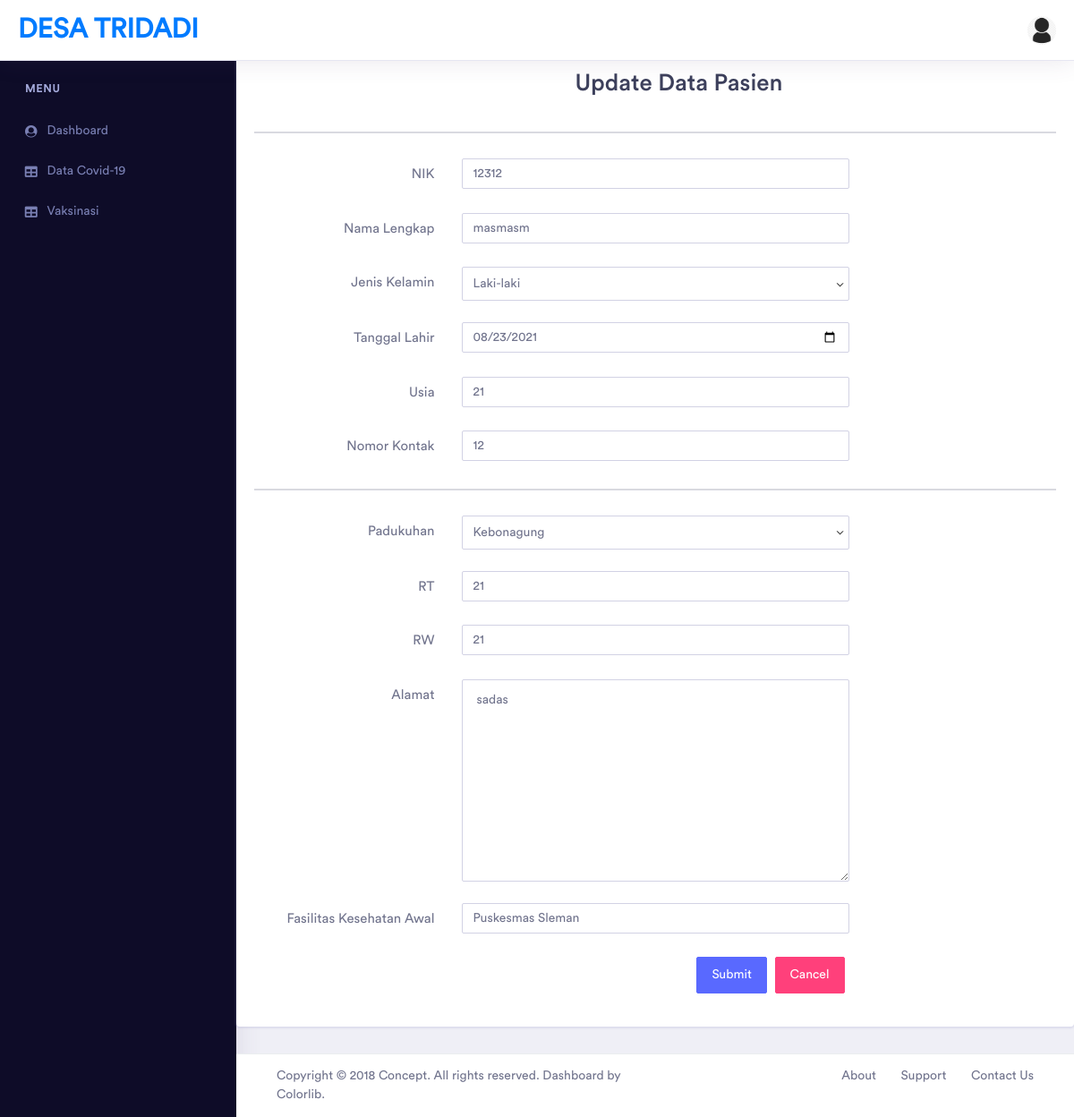
The page /update_data/124/ (signed in) on the database its author committed.
### adminDashboard/models.py (models this page shows, shortened)
class Warga(models.Model):
    GENDER_CHOICES = (
        ('Laki-laki', 'Laki-laki'),
        ('Perempuan', 'Perempuan')
    )
    DUKUH_CHOICES = (
        ('Wadas', 'Wadas'),
        ('Paten', 'Paten'),
        ('Ngemplak Caban', 'Ngemplak Caban'),
        ('Pangukan', 'Pangukan'),
        ('Beteng', 'Beteng'),
        ('Pisangan', 'Pisangan'),
        ('Dukuh', 'Dukuh'),
        ('Beran Lor', 'Beran Lor'),
        ('Josari', 'Josari'),
        ('Drono', 'Drono'),
        ('Beran Kidul', 'Beran Kidul'),
        ('Kebonagung', 'Kebonagung'),
        ('Jaban', 'Jaban'),
        ('Denggung', 'Denggung'),
        ('Bangunrejo', 'Bangunrejo')
    )
    STATUS_CHOICES = (
        ('Konfirmasi', 'Konfirmasi'),
        ('Isolasi Mandiri', 'Isolasi Mandiri'),
        ('Dirawat', 'Dirawat'),
        ('Sembuh', 'Sembuh'),
        ('Meninggal', 'Meninggal')
    )
    nik = models.CharField(max_length=40)
    nama = models.CharField(max_length=40)
    jenis_kelamin = models.CharField(choices=GENDER_CHOICES, max_length=10)
    tanggal_lahir = models.DateField()
    usia = models.IntegerField(null=True)
    no_kontak = models.CharField(max_length=40)
    padukuhan = models.CharField(choices=DUKUH_CHOICES, max_length=20)
    rt = models.IntegerField()
    rw = models.IntegerField()
    alamat = models.TextField(max_length=100)
    tanggal_penanganan = models.DateField(default=date.today)
    tanggal_input = models.DateField(default=date.today)
    waktu_input = models.TimeField(auto_now_add=True)
    status = models.CharField(choices=STATUS_CHOICES, default='Konfirmasi', max_length=25)
    faskes_awal = models.CharField(max_length=25, default='Puskesmas Sleman')
    Rujukan = models.CharField(max_length=50, blank=True, default=" ")
    last_update = models.DateField(auto_now=True)
    last_update_time = models.TimeField(auto_now=True)

### adminDashboard/views.py (the view)
# urls.py: path('update_data/<int:pk>/', views.updatedata, name='update_data'),
@login_required
def updatedata(request, pk):
    warga = Warga.objects.get(id=pk)
    form = UpdateForm(instance=warga)
    if request.method == "POST":
        form = UpdateForm(request.POST, instance=warga)
        if form.is_valid():
            form.save()
            return redirect('/database/')
    context = {'form': form}
    return render(request, 'adminDashboard/update_form.html', context)

### adminDashboard/templates/adminDashboard/update_form.html (shortened to what this page needs)
{% extends "adminDashboard/base.html" %}
{% load static %}
{% block content %}
<div class="row">
    <div class="col-xl-12 col-lg-12 col-md-12 col-sm-12 col-12">
        <div class="card">
            <div class="card-body">
                <form method="POST" id="validationform" data-parsley-validate="" novalidate="">
                    <h5 class="mb-0" style="margin-left:40%;padding-bottom:25px;font-size:26px;">Update Data Pasien</h5>
                    <hr>
                    <div class="form-group row">
                        <label class="col-12 col-sm-3 col-form-label text-sm-right">NIK</label>
                        <div class="col-12 col-sm-8 col-lg-6">
                            {{form.nik}}
                        </div>
                    </div>
                    <div class="form-group row">
                        <label class="col-12 col-sm-3 col-form-label text-sm-right">Nama Lengkap</label>
                        <div class="col-12 col-sm-8 col-lg-6">
                            {{ form.nama }}
                        </div>
                    </div>
                    <div class="form-group row">
                        <label class="col-12 col-sm-3 col-form-label text-sm-right">Jenis
                            Kelamin</label>
                        <div class="col-12 col-sm-8 col-lg-6">
                            {{ form.jenis_kelamin }}
                        </div>
                    </div>
                    <div class="form-group row">
                        <label class="col-12 col-sm-3 col-form-label text-sm-right">Tanggal
                            Lahir</label>
                        <div class="col-12 col-sm-8 col-lg-6">
                            {{ form.tanggal_lahir }}
                        </div>
                    </div>
                    <div class="form-group row">
                        <label class="col-12 col-sm-3 col-form-label text-sm-right">Usia</label>
                        <div class="col-12 col-sm-8 col-lg-6">
                            {{ form.usia }}
                        </div>
                    </div>
                    <div class="form-group row">
                        <label class="col-12 col-sm-3 col-form-label text-sm-right">Nomor Kontak</label>
                        <div class="col-12 col-sm-8 col-lg-6">
                            {{ form.no_kontak }}
                        </div>
                    </div>
                    <hr>
                    <div class="form-group row">
                        <label class="col-12 col-sm-3 col-form-label text-sm-right">Padukuhan</label>
                        <div class="col-12 col-sm-8 col-lg-6">
                            {{ form.padukuhan }}
                        </div>
                    </div>
                    <div class="form-group row">
                        <label class="col-12 col-sm-3 col-form-label text-sm-right">RT</label>
                        <div class="col-12 col-sm-8 col-lg-6">
                            {{ form.rt }}
                        </div>
                    </div>
                    <div class="form-group row">
                        <label class="col-12 col-sm-3 col-form-label text-sm-right">RW</label>
                        <div class="col-12 col-sm-8 col-lg-6">
                            {{ form.rw }}
                        </div>
                    </div>
                    <div class="form-group row">
                        <label class="col-12 col-sm-3 col-form-label text-sm-right">Alamat</label>
                        <div class="col-12 col-sm-8 col-lg-6">
                            {{ form.alamat }}
                        </div>
                    </div>
                    <div class="form-group row">
                        <label class="col-12 col-sm-3 col-form-label text-sm-right">Fasilitas Kesehatan
                            Awal</label>
                        <div class="col-12 col-sm-8 col-lg-6">
                            {{ form.faskes_awal }}
                        </div>
                    </div>
                    <div class="form-group row text-right">
                        <div class="col col-sm-10 col-lg-9 offset-sm-1 offset-lg-0">
                            <button type="submit" class="btn btn-space btn-primary">Submit</button>
                            <a href="{% url 'database' %}" class="btn btn-space btn-secondary">Cancel</a>
                        </div>
                    </div>
                </form>
            </div>
        </div>
    </div>
</div>
{% endblock content %}

### rows shown on the page
Warga: nik "12312", nama "masmasm", jenis_kelamin "Laki-laki", tanggal_lahir "08/23/2021", usia "21", no_kontak "12", padukuhan "Kebonagung", rt "21", rw "21", alamat "sadas", faskes_awal "Puskesmas Sleman"
